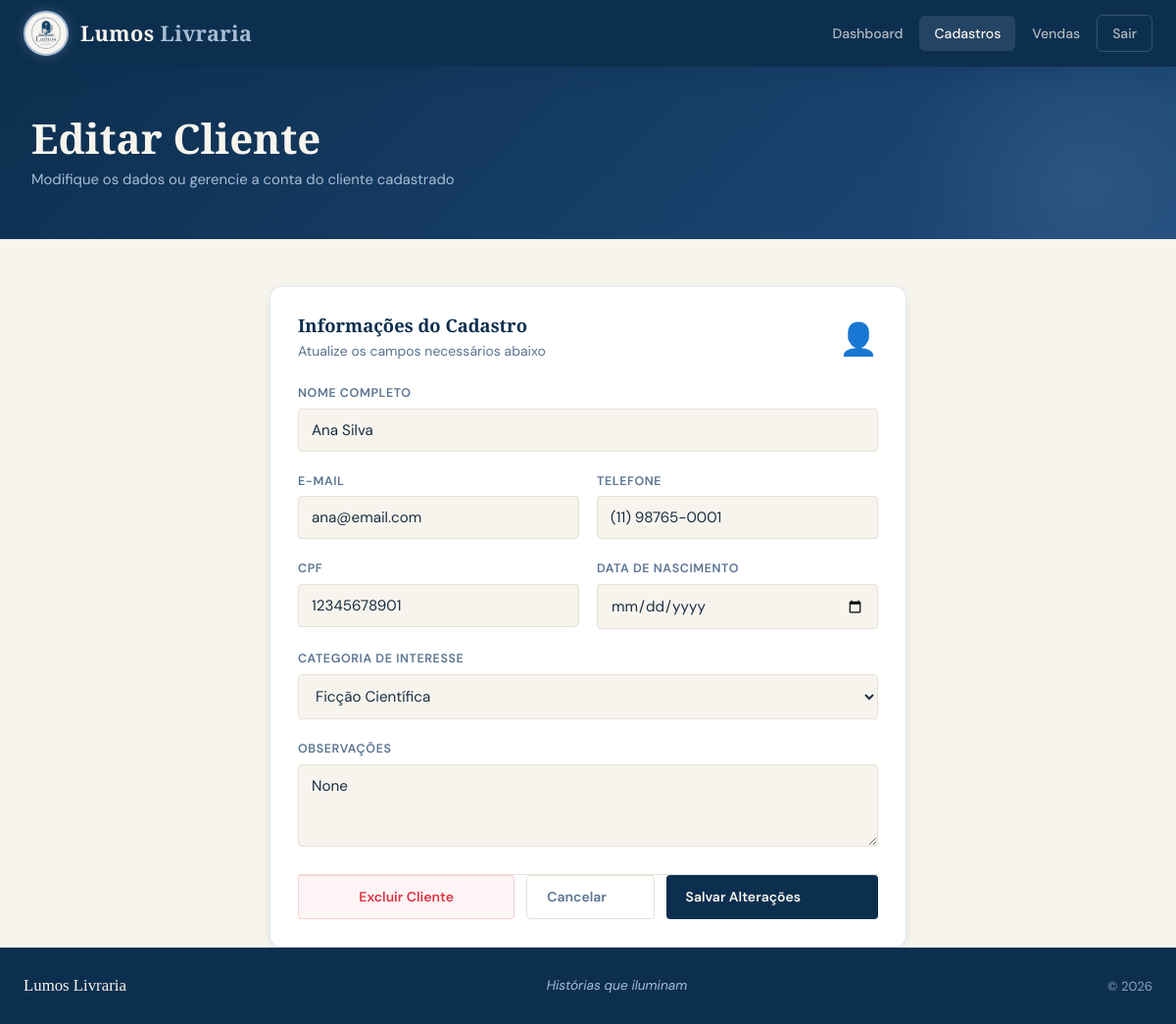
Screenshot of /editar_cliente?id=1 (signed in) with the database file from the repository.
### models.py (models this page shows)
class Cliente(db.Model):
    __tablename__ = 'cliente'
    id = db.Column(db.Integer, primary_key=True)
    nome = db.Column(db.String(100))
    email = db.Column(db.String(120))
    telefone = db.Column(db.String(20))
    cpf = db.Column(db.String(20))
    data_nascimento = db.Column(db.String(20))
    genero_favorito = db.Column(db.String(50))
    observacoes = db.Column(db.Text)
    __table_args__ = (
        db.Index('idx_cliente_nome', 'nome'),
        db.Index('idx_cliente_email', 'email'),
    )

class Categoria(db.Model):
    __tablename__ = 'categoria'
    id = db.Column(db.Integer, primary_key=True)
    nome = db.Column(db.String(100), nullable=False)

### app.py (the view)
@app.route('/editar_cliente')
@login_required
def pagina_editar_cliente():
    id = request.args.get('id')
    if not id:
        flash('Selecione um cliente!', 'error')
        return redirect(url_for('cadastro'))
    cliente = db.get_or_404(Cliente, int(id))
    try: categorias = Categoria.query.all()
    except: categorias = []
    return render_template('editar_cliente.html', cliente=cliente, categorias=categorias)

### app.py (called while the page is built)
@login_manager.user_loader
def load_user(user_id):
    return db.session.get(Usuario, int(user_id))

### templates/editar_cliente.html (shortened to what this page needs)
<!DOCTYPE html>
<html lang="pt-br">
<head>
    <link rel="stylesheet" href="{{ url_for('static', filename='css/style.css') }}">
</head>
<body>
    <header>
        <div class="header-inner">
            <a href="/dashboard" class="logo">
                <img src="{{ url_for('static', filename='img/logo.webp') }}" alt="Lumos">
                <div class="logo-text">Lumos <span>Livraria</span></div>
            </a>
            <nav>
                <a href="/dashboard">Dashboard</a>
                <a href="/cadastro" class="active">Cadastros</a>
                <a href="/vendas">Vendas</a>
                <a href="/logout" class="nav-exit">Sair</a>
            </nav>
        </div>
    </header>
    <div class="page-header">
        <div class="container">
            <h1>Editar Cliente</h1>
            <p>Modifique os dados ou gerencie a conta do cliente cadastrado</p>
        </div>
    </div>
    <main class="container">
<div class="card animate-in" style="max-width: 650px; margin: 0 auto;">
            <div class="flex-between mb-md" style="align-items: flex-start;">
                <div>
                    <h3 class="mb-sm">Informações do Cadastro</h3>
                    <p class="text-muted text-sm">Atualize os campos necessários abaixo</p>
                </div>
                <span style="font-size:2rem;">👤</span>
            </div>
            <form action="/cliente/edit/{{ cliente.id }}" method="POST">
                <div class="form-group">
                    <label for="nome">Nome Completo</label>
                    <input type="text" id="nome" name="nome" value="{{ cliente.nome }}" placeholder="Ex: Ana Silva"
                        required>
                </div>
                <div class="grid-2">
                    <div class="form-group">
                        <label for="email">E-mail</label>
                        <input type="email" id="email" name="email" value="{{ cliente.email }}"
                            placeholder="exemplo@email.com" required>
                    </div>
                    <div class="form-group">
                        <label for="telefone">Telefone</label>
                        <input type="text" id="telefone" name="telefone" value="{{ cliente.telefone }}"
                            placeholder="(11) 99999-9999">
                    </div>
                </div>
                <div class="grid-2">
                    <div class="form-group">
                        <label for="cpf">CPF</label>
                        <input type="text" id="cpf" name="cpf" value="{{ cliente.cpf }}" placeholder="000.000.000-00">
                    </div>
                    <div class="form-group">
                        <label for="nascimento">Data de Nascimento</label>
                        <input type="date" id="nascimento" name="nascimento" value="{{ cliente.data_nascimento }}">
                    </div>
                </div>
                <div class="form-group">
                    <label for="genero_favorito">Categoria de Interesse</label>
                    <select id="genero_favorito" name="genero_favorito" required>
                        {% for cat in categorias %}
                        <option value="{{ cat.nome }}" {% if cliente.genero_favorito==cat.nome %}selected{% endif %}>
                            {{ cat.nome }}
                        </option>
                        {% endfor %}
                    </select>
                </div>
                <div class="form-group">
                    <label for="observacoes">Observações</label>
                    <textarea id="observacoes" name="observacoes" rows="3"
                        placeholder="Restrições, preferências específicas de edições, etc."
                        style="resize:vertical;">{{ cliente.observacoes }}</textarea>
                </div>
                <div class="flex-between mt-md pt-md" style="border-top: 1px solid var(--cinza-claro); flex-wrap: wrap; gap: 12px;">
                    <a href="/cliente/delete/{{ cliente.id }}" class="btn btn-ghost"
                        style="color: #dc3545; border-color: rgba(220,53,69,0.2); background: rgba(220,53,69,0.05); flex: 1; min-width: 140px; justify-content: center;"
                        onclick="return confirm('Tem certeza que deseja remover permanentemente este cliente?')">
                        Excluir Cliente
                    </a>
                    <div style="display: flex; gap: 12px; flex-wrap: wrap; flex: 2; min-width: 240px;">
                        <a href="/cadastro" class="btn btn-ghost" style="flex: 1; min-width: 100px;">
                            Cancelar
                        </a>
                        <button type="submit" class="btn btn-primary" style="flex: 2; min-width: 140px;">
                            Salvar Alterações
                        </button>
                    </div>
                </div>
            </form>
        </div>
    </main>
    <footer>
        <div class="footer-inner">
            <div class="footer-brand">Lumos Livraria</div>
            <div class="footer-slogan">Histórias que iluminam</div>
            <div style="font-size:0.82rem;">&copy; 2026</div>
        </div>
    </footer>
</body>
</html>

### rows the page displays
Cliente: nome "Ana Silva", email "ana@email.com", telefone "(11) 98765-0001", cpf "12345678901", genero_favorito "Ficção Científica", observacoes "None"
